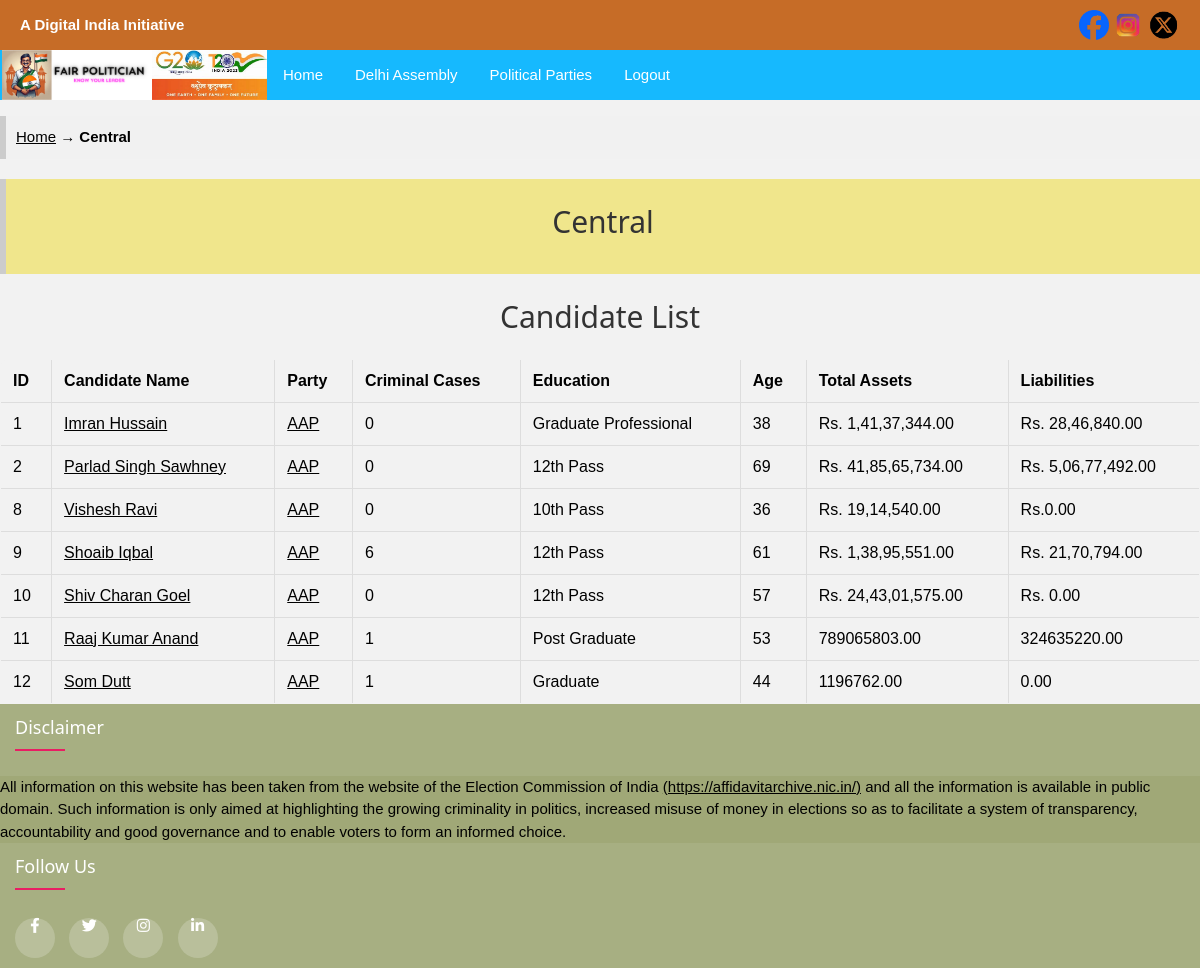
Page /delhi_assembly/central.php on the committed database.
### tables this page shows
CREATE TABLE `candidates` (
  `id` int(255) NOT NULL,
  `candidate_name` varchar(255) NOT NULL,
  `party` varchar(255) NOT NULL,
  `criminal_cases` int(11) NOT NULL,
  `education` varchar(255) NOT NULL,
  `age` int(11) NOT NULL,
  `total_assets` varchar(255) NOT NULL,
  `liabilities` varchar(255) NOT NULL,
  `constituency` varchar(255) NOT NULL,
  `zone` varchar(255) NOT NULL
);

### delhi_assembly/central.php (the view, shortened to what this page needs)
<?php
include('../includes/header.php');
?>
<!DOCTYPE html>
<html>
<head>
    <link rel="stylesheet" href="https://cdnjs.cloudflare.com/ajax/libs/font-awesome/4.7.0/css/font-awesome.min.css">
    <link href="../css/w3.css" rel="stylesheet"/>
    <link href="../css/style.css" rel="stylesheet"/>
    <link href="../css/styles.css" rel="stylesheet"/>
    <link href="../css/modal.css" rel="stylesheet"/>
</head>
<body>
<?php
$host = "localhost";
$username = "root";
$password = "";
$database = "polidb";
$conn = new mysqli($host, $username, $password, $database);
$sql = "SELECT * FROM candidates where zone='central'" ;
$result = $conn->query($sql);
?>
<div class='w3-panel w3-leftbar w3-light-gray'>
    <a href="../index.php">Home</a>
    &rarr; <b>Central</b>
</div>
<div class='w3-panel w3-leftbar w3-khaki'>
    <h2>Central</h2>
</div>
<h2>Candidate List</h2>
<table>
    <thead>
    <tr>
        <th>ID</th>
        <th>Candidate Name</th>
        <th>Party</th>
        <th>Criminal Cases</th>
        <th>Education</th>
        <th>Age</th>
        <th>Total Assets</th>
        <th>Liabilities</th>
    </tr>
    </thead>
    <tbody>
    <?php
    if ($result->num_rows > 0) {
        while ($row = $result->fetch_assoc()) {
            echo "<tr>";
            echo "<td>" . $row["id"] . "</td>";
            echo "<td><a href='profile.php?name=" . urlencode($row["candidate_name"]) . "'>" . htmlspecialchars($row["candidate_name"]) . "</a></td>";
            echo "<td><a href='party_profile.php?party=" . urlencode($row["party"]) . "'>" . htmlspecialchars($row["party"]) . "</a></td>";
            echo "<td>" . $row["criminal_cases"] . "</td>";
            echo "<td>" . $row["education"] . "</td>";
            echo "<td>" . $row["age"] . "</td>";
            echo "<td>" . $row["total_assets"] . "</td>";
            echo "<td>" . $row["liabilities"] . "</td>";
            echo "</tr>";
        }
    } else {
        echo "<tr><td colspan='8' class='no-data'>No candidates available</td></tr>";
    }
    ?>
    </tbody>
</table>
<?php include('../includes/footer.php'); ?>
</body>
</html>

### includes/header.php (shortened to what this page needs)
<head>
    <link rel="stylesheet" href="https://cdnjs.cloudflare.com/ajax/libs/font-awesome/4.7.0/css/font-awesome.min.css">
        <link href="../css/w3.css" rel="stylesheet"/>
        <link href="../css/style.css" rel="stylesheet"/>
        <link href="../css/modal.css" rel="stylesheet"/>
        <link href="../css/styles.css" rel="stylesheet"/>
</head>
<header>
    <p>A Digital India Initiative</p>
    <div class="row justify-content-center">
        <div class="col-auto">
            <div class="social-icons">
                <a href="https://www.facebook.com/"><img src="../img/logo/fb-icon.png" alt="Facebook"></a>
                <a href="https://www.instagram.com/"><img src="../img/logo/insta.png" alt="Instagram"></a>
                <a href="https://twitter.com/"><img src="../img/logo/X-icon.png" alt="Twitter"></a>
            </div>
        </div>
    </div>
</header>
<div class="sub-header">
    <img src="../img/logo/FAIR POLITICIAN.png" alt="Logo" style="height: 50px;">
    <img src="../img/logo/logo2.jpeg" alt="Logo" style="height: 50px; float: left">
    <nav>
        <a class='w3-bar-item w3-button' href="../index.php">Home</a>
        <div class="dropdown">
            <a class='w3-bar-item w3-button'>Delhi Assembly</a>
        </div>
            <a class='w3-bar-item w3-button' href='../political_parties.html' title='Political Parties'>Political Parties </a>
        <a class='w3-bar-item w3-button' href="../admin/logoutuser.php">Logout</a>
    </nav>
</div>

### includes/footer.php (shortened to what this page needs)
<!DOCTYPE html>
<html lang="en">
<head>
  <link rel="stylesheet" href="../css/style.css">
  <link rel="stylesheet" href="../css/styles.css">
  <link rel="stylesheet" type="text/css" href="https://cdnjs.cloudflare.com/ajax/libs/font-awesome/5.15.1/css/all.min.css">
</head>
<body>
  <footer class="footer">
  	 	<div class="row">
            <div class="footer-col">
  	 			<h4>Disclaimer</h4>
  	 		</div>
               <p class="footer">All information on this website has been taken from the website of the Election Commission of India <a href="https://affidavitarchive.nic.in/">(https://affidavitarchive.nic.in/)</a> and all the information is available in public domain. Such information is only aimed at highlighting the growing criminality in politics, increased misuse of money in elections so as to facilitate a system of transparency, accountability and good governance and to enable voters to form an informed choice.</p>
        </div>
  	 	<div class="footer-col">
  	 		<h4>follow us</h4>
  	 		<div class="social-links">
  	 			<a href="https://www.facebook.com/"><i class="fab fa-facebook-f"></i></a>
  	 			<a href="https://www.x.com/"><i class="fab fa-twitter"></i></a>
  	 			<a href="https://www.instagram.com/"><i class="fab fa-instagram"></i></a>
  	 			<a href="https://www.linkedin.com/"><i class="fab fa-linkedin-in"></i></a>
  	 		</div>
  	 	</div>
  </footer>
</body>
</html>

### css/w3.css (style rules this page uses)
html { box-sizing: border-box }
*,*:before,*:after { box-sizing: inherit }
html { -ms-text-size-adjust: 100%; -webkit-text-size-adjust: 100% }
body { margin: 0 }
article,aside,details,figcaption,figure,footer,header,main,menu,nav,section { display: block }
a { background-color: transparent }
b,strong { font-weight: bolder }
img { border-style: none }
html,body { font-family: Verdana,sans-serif; font-size: 15px; line-height: 1.5 }
html { overflow-x: hidden }
h2 { font-size: 30px }
h4 { font-size: 20px }
h1,h2,h3,h4,h5,h6 { font-family: "Segoe UI",Arial,sans-serif; font-weight: 400; margin: 10px 0 }
img { vertical-align: middle }
a { color: inherit }
.w3-btn,.w3-button { border: none; display: inline-block; padding: 8px 16px; vertical-align: middle; overflow: hidden; text-decoration: none; color: inherit; background-color: inherit; text-align: center; cursor: pointer; white-space: nowrap }
.w3-btn,.w3-button { -webkit-touch-callout: none; -webkit-user-select: none; -khtml-user-select: none; -moz-user-select: none; -ms-user-select: none; user-select: none }
.w3-container:after,.w3-container:before,.w3-panel:after,.w3-panel:before,.w3-row:after,.w3-row:before,.w3-row-padding:after,.w3-row-padding:before, .w3-cell-row:before,.w3-cell-row:after,.w3-clear:after,.w3-clear:before,.w3-bar:before,.w3-bar:after { content: ""; display: table; clear: both }
.w3-container,.w3-panel { padding: 0.01em 16px }
.w3-panel { margin-top: 16px; margin-bottom: 16px }
.w3-leftbar { border-left: 6px solid #ccc!important }
.w3-khaki,.w3-hover-khaki:hover { color: #000!important; background-color: #f0e68c!important }
.w3-light-grey,.w3-hover-light-grey:hover,.w3-light-gray,.w3-hover-light-gray:hover { color: #000!important; background-color: #f1f1f1!important }

### css/style.css (style rules this page uses)
img { max-width: 100%; height: auto; }
body { line-height: 1.5; font-family: 'Poppins', sans-serif; }
* { margin:0; padding:0; box-sizing: border-box; }
.row { display: flex; flex-wrap: wrap; }
.footer { background-color: #9fa877e7; }
.footer-col { width: 25%; padding: 0 15px; }
.footer-col h4 { font-size: 18px; color: #ffffff; text-transform: capitalize; margin-bottom: 35px; font-weight: 500; position: relative; }
.footer-col h4::before { content: ''; position: absolute; left:0; bottom: -10px; background-color: #e91e63; height: 2px; box-sizing: border-box; width: 50px; }
.footer-col .social-links a { display: inline-block; height: 40px; width: 40px; background-color: rgba(255,255,255,0.2); margin:0 10px 10px 0; text-align: center; line-height: 40px; border-radius: 50%; color: #ffffff; transition: all 0.5s ease; }

### css/styles.css (style rules this page uses)
header { background-color: #c66c27; color: #fff; padding: 10px 20px; display: flex; align-items: center; justify-content: space-between; }
header p { margin: 0; font-weight: bold; }
.sub-header { background-color: #16b9fe; color: #fff; padding: 10px 20px; display: flex; align-items: center; justify-content: left; padding-inline-start: 2px; padding-block: 0px; }
nav { display: flex; align-items: center; }
nav a { color: #fff; text-decoration: none; padding: 0 10px; }
.dropdown { position: relative; display: inline-block; }
.social-icons img { height: 30px; }

### delhi_assembly/central.php (style rules this page uses)
body { font-family: Arial, sans-serif; background-color: #f2f2f2; margin: 0; padding: 0; }
.w3-panel { padding: 10px; margin-bottom: 20px; }
.w3-leftbar { border-left: 6px solid #ddd; }
.w3-light-gray { background-color: #f5f5f5; }
.w3-khaki { background-color: #f0e68c; }
h2 { color: #333; margin-bottom: 20px; text-align: center; }
table { width: 100%; border-collapse: collapse; border: 1px solid #ddd; border-radius: 5px; overflow: hidden; }
th, td { padding: 12px; border: 1px solid #ddd; text-align: left; }
th { background-color: #f2f2f2; font-weight: bold; }
tbody tr:nth-child(even) { background-color: #f2f2f2; }

### rows in the picture
candidates: id "1", candidate_name "Imran Hussain", party "AAP", criminal_cases "0", education "Graduate Professional", age "38", total_assets "Rs. 1,41,37,344.00", liabilities "Rs. 28,46,840.00"
candidates: id "2", candidate_name "Parlad Singh Sawhney", party "AAP", criminal_cases "0", education "12th Pass", age "69", total_assets "Rs. 41,85,65,734.00", liabilities "Rs. 5,06,77,492.00"
candidates: id "8", candidate_name "Vishesh Ravi", party "AAP", criminal_cases "0", education "10th Pass", age "36", total_assets "Rs. 19,14,540.00", liabilities "Rs.0.00"
candidates: id "9", candidate_name "Shoaib Iqbal", party "AAP", criminal_cases "6", education "12th Pass", age "61", total_assets "Rs. 1,38,95,551.00", liabilities "Rs. 21,70,794.00"
candidates: id "10", candidate_name "Shiv Charan Goel", party "AAP", criminal_cases "0", education "12th Pass", age "57", total_assets "Rs. 24,43,01,575.00", liabilities "Rs. 0.00"
candidates: id "11", candidate_name "Raaj Kumar Anand", party "AAP", criminal_cases "1", education "Post Graduate", age "53", total_assets "789065803.00", liabilities "324635220.00"
candidates: id "12", candidate_name "Som Dutt", party "AAP", criminal_cases "1", education "Graduate", age "44", total_assets "1196762.00", liabilities "0.00"
